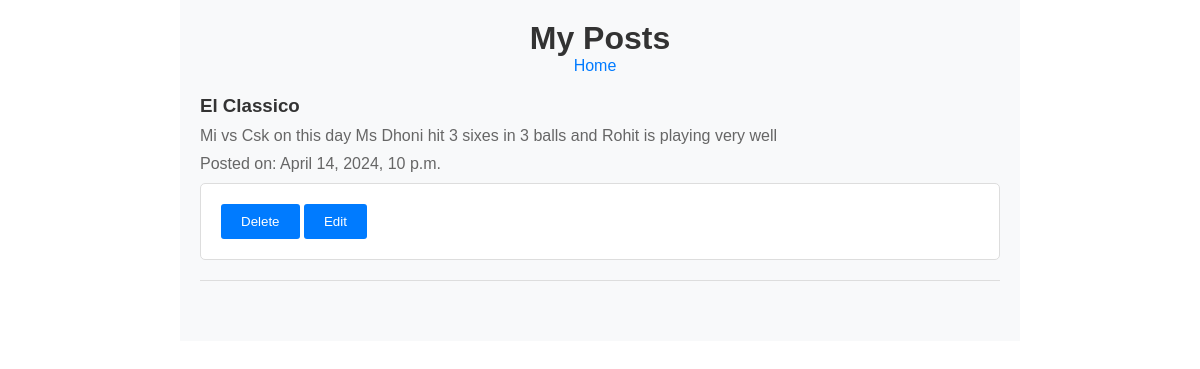
The app's page /my_posts/ (signed in) with its own data.
### blog/models.py (models this page shows, shortened)
class Post(models.Model):
    author = models.ForeignKey(settings.AUTH_USER_MODEL, on_delete=models.CASCADE)
    title = models.CharField(max_length=200)
    content = models.TextField()
    date_posted = models.DateTimeField(auto_now_add=True)

### blog/views.py (the view)
# urls.py: path('my_posts/', v1.my_posts,name='my_posts'),
def my_posts(request):
    posts = Post.objects.filter(author=request.user).order_by('-date_posted')
    return render(request, 'my_post.html', {'posts': posts})

### templates/my_post.html (shortened to what this page needs)
<!DOCTYPE html>
<html lang="en">
<head>
</head>
<body>
    <div class="container">
        <header>
            <h1>My Posts</h1>
            <a href="{% url 'home' %}">Home</a>
        </header>
        <ul>
            {% for post in posts %}
            <li>
                <h3>{{ post.title }}</h3>
                <p>{{ post.content }}</p>
                <p>Posted on: {{ post.date_posted }}</p>
                <form method="post" action="{% url 'post-delete' post.id %}" class="form-container">
                    <button type="submit" onclick="return confirm('Are you sure you want to delete this post?')">Delete</button>
                    <a href="{% url 'post-edit' post.id %}">
                        <button type="button">Edit</button>
                    </a>
                </form>
            </li>
            {% endfor %}
        </ul>
    </div>
</body>
</html>

### templates/my_post.html (style rules this page uses)
body, h1, h2, h3, h4, h5, h6, p, ul, li { margin: 0; padding: 0; font-family: Arial, sans-serif; }
.container { max-width: 800px; margin: 0 auto; padding: 20px; background-color: #f8f9fa; color: #333; }
header { text-align: center; margin-bottom: 20px; }
ul { list-style-type: none; margin: 0; padding: 0; }
li { margin-bottom: 40px; border-bottom: 1px solid #ddd; padding-bottom: 20px; }
h3 { margin-bottom: 10px; color: #333; }
p { color: #666; margin-bottom: 10px; }
.form-container { padding: 20px; background-color: #fff; border: 1px solid #ddd; border-radius: 5px; }
.form-container button[type="submit"], .form-container button[type="button"] { background-color: #007bff; color: #fff; border: none; border-radius: 3px; padding: 10px 20px; cursor: pointer; transition: background-color 0.3s ease; }
a { color: #007bff; text-decoration: none; margin-right: 10px; transition: color 0.3s ease; }

### records on screen
Post: title "El Classico", content "Mi vs Csk on this day Ms Dhoni hit 3 sixes in 3 balls and Rohit is playing very well", date_posted "April 14, 2024, 10 p.m."
